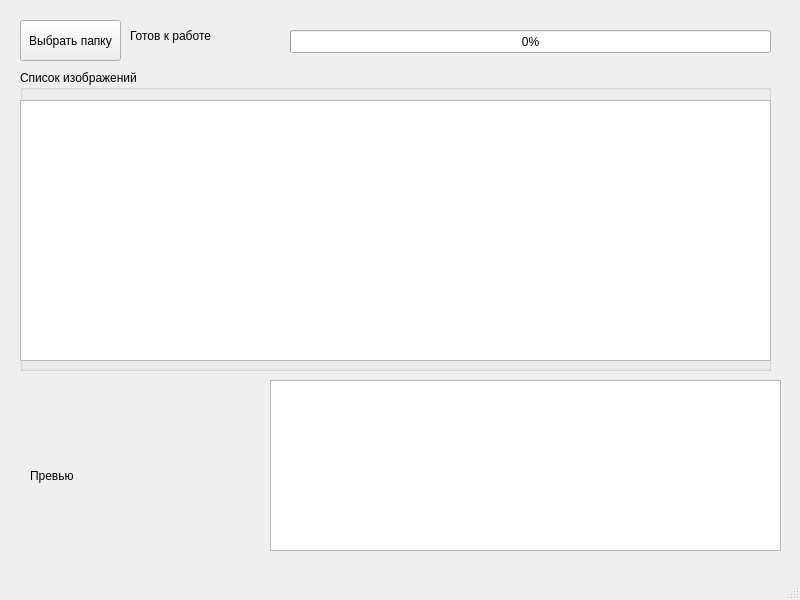
<?xml version="1.0" encoding="UTF-8"?>
<ui version="4.0">
 <class>MainWindow</class>
 <widget class="QMainWindow" name="MainWindow">
  <property name="geometry">
   <rect>
    <x>0</x>
    <y>0</y>
    <width>800</width>
    <height>600</height>
   </rect>
  </property>
  <property name="windowTitle">
   <string>MainWindow</string>
  </property>
  <widget class="QWidget" name="centralwidget">
   <widget class="QPushButton" name="btnSelectFolder">
    <property name="geometry">
     <rect>
      <x>20</x>
      <y>20</y>
      <width>101</width>
      <height>41</height>
     </rect>
    </property>
    <property name="text">
     <string>Выбрать папку</string>
    </property>
   </widget>
   <widget class="QLabel" name="lblStatus">
    <property name="geometry">
     <rect>
      <x>130</x>
      <y>20</y>
      <width>121</width>
      <height>31</height>
     </rect>
    </property>
    <property name="text">
     <string>Готов к работе</string>
    </property>
    <property name="wordWrap">
     <bool>true</bool>
    </property>
   </widget>
   <widget class="QProgressBar" name="progressBar">
    <property name="geometry">
     <rect>
      <x>290</x>
      <y>30</y>
      <width>481</width>
      <height>23</height>
     </rect>
    </property>
    <property name="value">
     <number>0</number>
    </property>
   </widget>
   <widget class="QGroupBox" name="groupBox">
    <property name="geometry">
     <rect>
      <x>20</x>
      <y>70</y>
      <width>751</width>
      <height>301</height>
     </rect>
    </property>
    <property name="title">
     <string>Список изображений</string>
    </property>
    <widget class="QTableWidget" name="tableWidget">
     <property name="geometry">
      <rect>
       <x>0</x>
       <y>30</y>
       <width>751</width>
       <height>261</height>
      </rect>
     </property>
    </widget>
   </widget>
   <widget class="QLabel" name="lblPreview">
    <property name="geometry">
     <rect>
      <x>30</x>
      <y>400</y>
      <width>151</width>
      <height>151</height>
     </rect>
    </property>
    <property name="text">
     <string>Превью</string>
    </property>
    <property name="scaledContents">
     <bool>true</bool>
    </property>
   </widget>
   <widget class="QTextEdit" name="txtDetails">
    <property name="geometry">
     <rect>
      <x>270</x>
      <y>380</y>
      <width>511</width>
      <height>171</height>
     </rect>
    </property>
    <property name="readOnly">
     <bool>true</bool>
    </property>
   </widget>
  </widget>
  <widget class="QMenuBar" name="menubar">
   <property name="geometry">
    <rect>
     <x>0</x>
     <y>0</y>
     <width>800</width>
     <height>21</height>
    </rect>
   </property>
  </widget>
  <widget class="QStatusBar" name="statusbar"/>
 </widget>
 <resources/>
 <connections/>
</ui>
